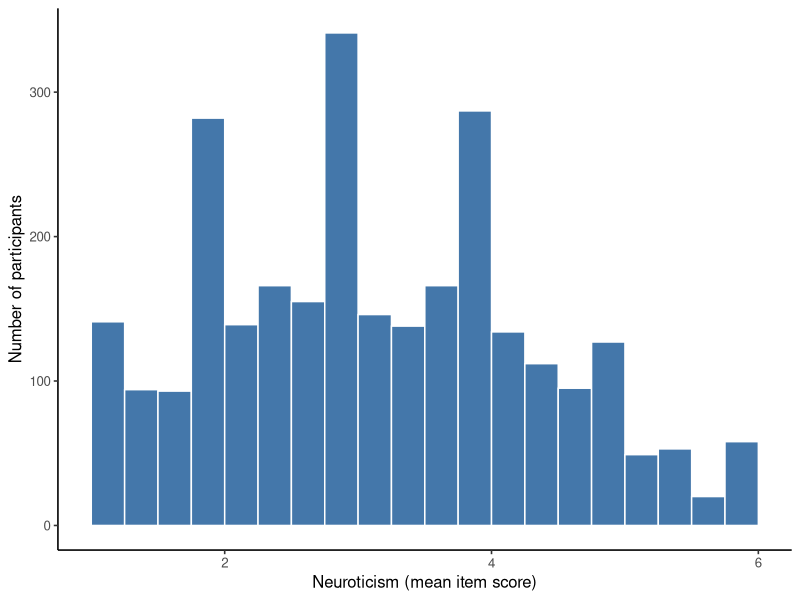
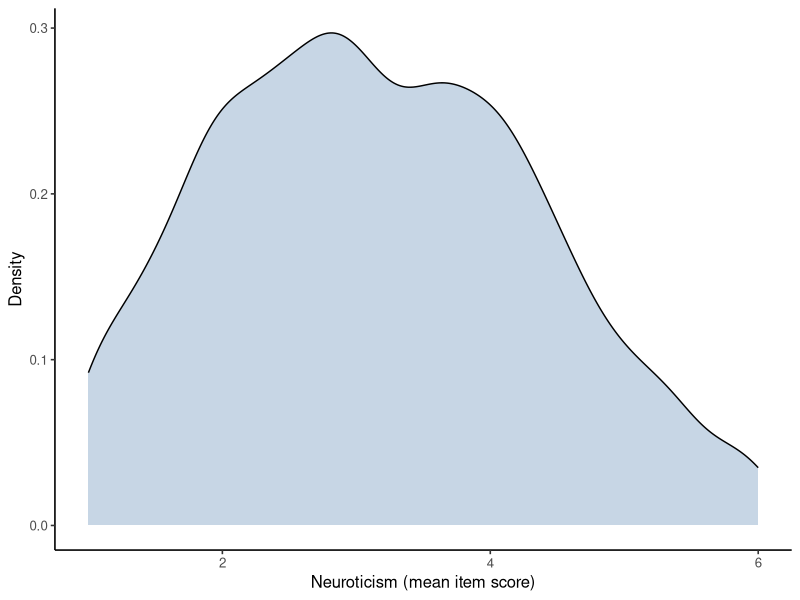
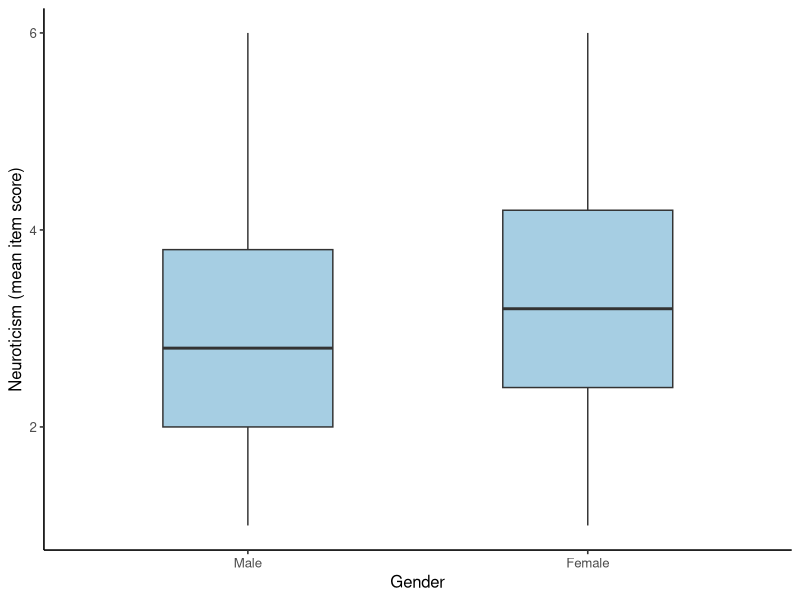
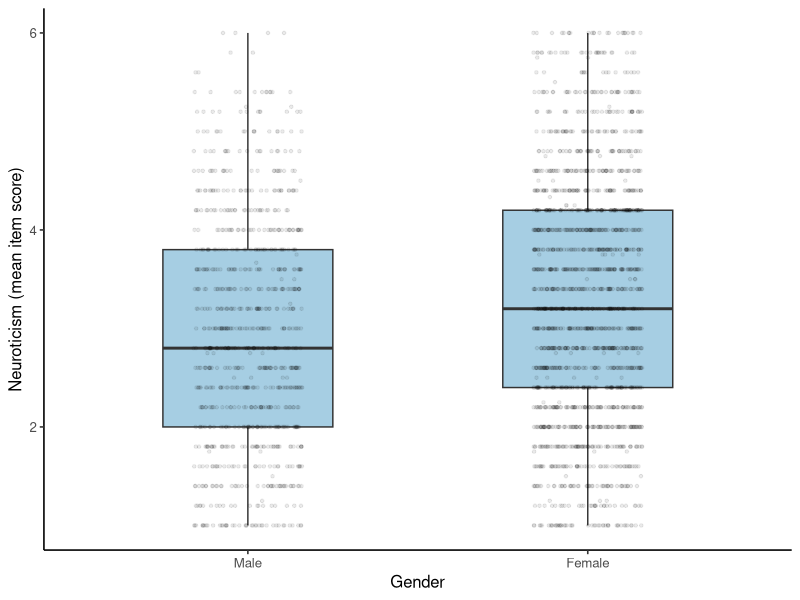
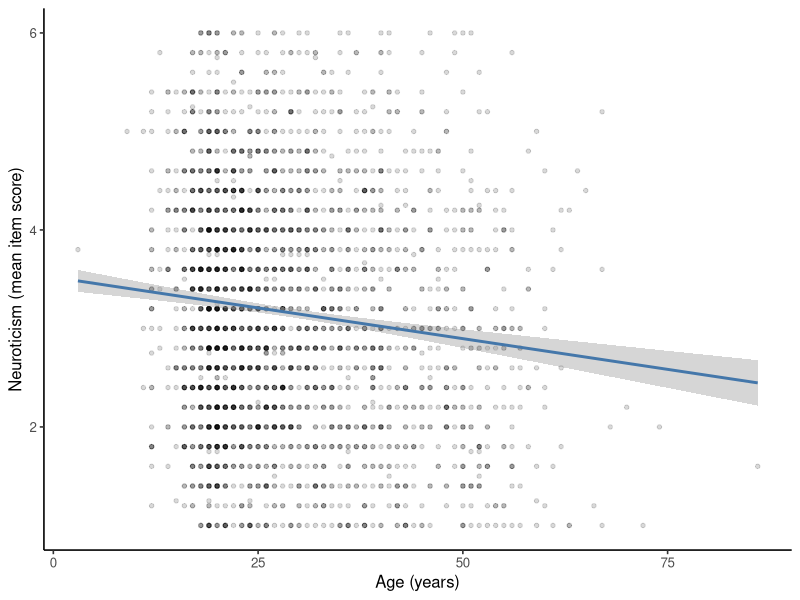
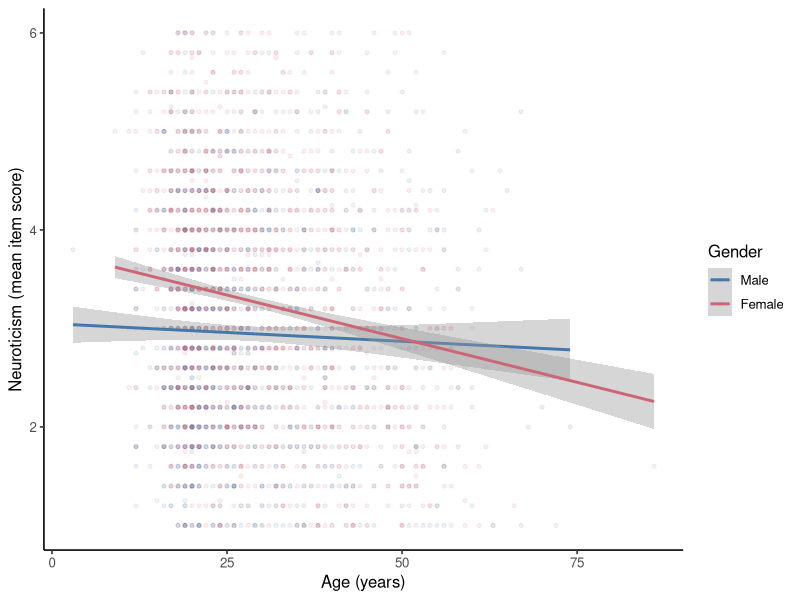
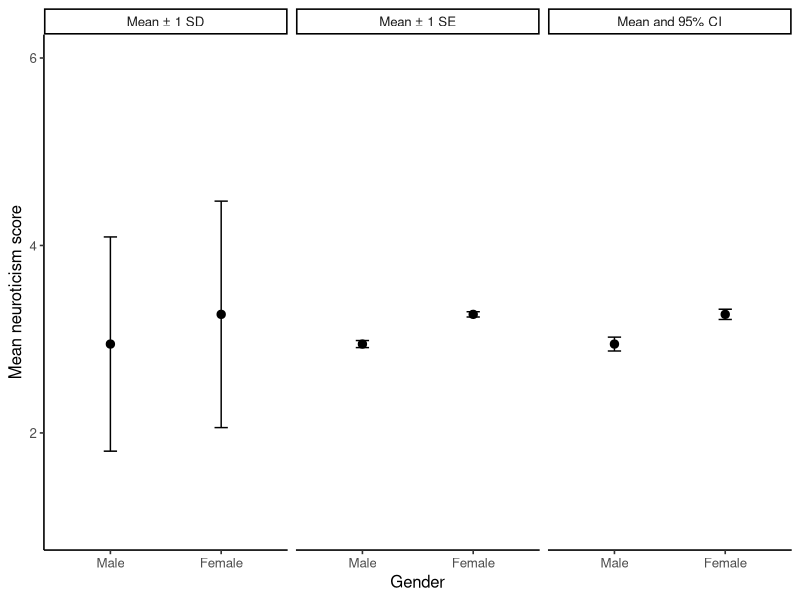
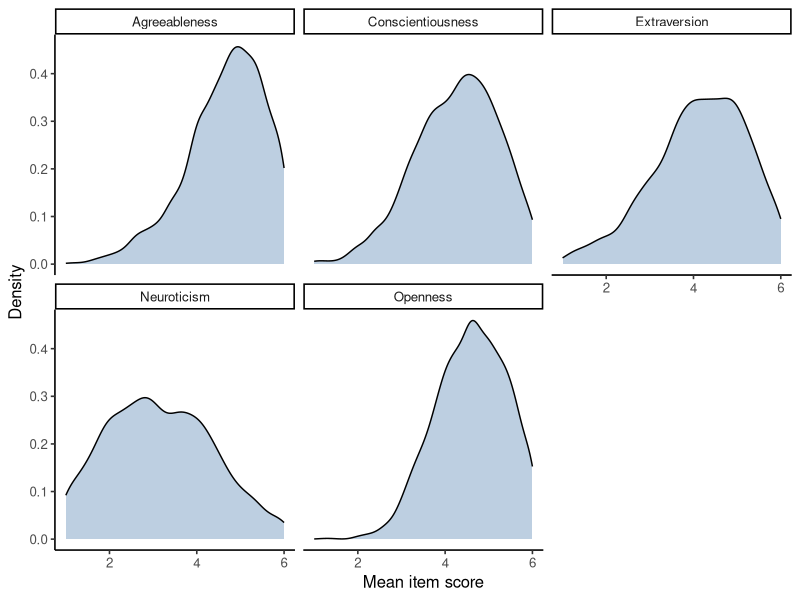

These charts were generated, in order, by the following R code:
# DATA VISUALIZATION WORKSHOP — 90-minute practical
# Dataset: psych::bfi | Packages: psych, ggplot2, dplyr, tidyr
# Run sections in order. Lines marked CHALLENGE invite participants to edit code.
# Install packages ONCE (uncomment if needed):
# install.packages(c("psych", "ggplot2", "dplyr", "tidyr"))

# ================================================================
# 0–10 MIN | 1. Load and inspect the data
# ================================================================
library(psych)
library(ggplot2)
library(dplyr)
library(tidyr)

data("bfi", package = "psych")
bfi_raw <- as_tibble(bfi)
glimpse(bfi_raw)
summary(select(bfi_raw, age, gender, N1, A1))
# BFI: 2,800 records, 25 Big Five items (1–6), age, gender, education.
# Original gender coding: 1 = male, 2 = female.

# ================================================================
# 10–20 MIN | 2. Reverse-code and calculate scale scores
# ================================================================
# For six-point items, reverse coding is 7 - response.
# We retain the original items and create new reverse-scored columns.
bfi_scored <- bfi_raw %>%
  mutate(
    A1_R = 7 - A1,
    C4_R = 7 - C4,
    C5_R = 7 - C5,
    E1_R = 7 - E1,
    E2_R = 7 - E2,
    O2_R = 7 - O2,
    O5_R = 7 - O5,
    Gender = factor(gender, levels = c(1, 2), labels = c("Male", "Female"))
  )

# Scale scores require at least three of five items to be answered.
# This is a transparent teaching rule, not a claim about an official
# scoring requirement; follow your own instrument's scoring manual.
mean_if_3 <- function(x) {
  answered <- rowSums(!is.na(x))
  score <- rowMeans(x, na.rm = TRUE)
  score[answered < 3] <- NA_real_
  score
}

bfi_scored <- bfi_scored %>%
  mutate(
    Agreeableness = mean_if_3(pick(A1_R, A2, A3, A4, A5)),
    Conscientiousness = mean_if_3(pick(C1, C2, C3, C4_R, C5_R)),
    Extraversion = mean_if_3(pick(E1_R, E2_R, E3, E4, E5)),
    Neuroticism = mean_if_3(pick(N1, N2, N3, N4, N5)),
    Openness = mean_if_3(pick(O1, O2_R, O3, O4, O5_R))
  )

summary(select(bfi_scored, Agreeableness, Conscientiousness,
               Extraversion, Neuroticism, Openness))
# CHALLENGE: Why is A1 reversed, but N1 is not?

# ================================================================
# 20–30 MIN | 3. Distribution of scale scores
# ================================================================
p_hist <- ggplot(bfi_scored, aes(x = Neuroticism)) +
  geom_histogram(binwidth = 0.25, boundary = 1,
                 fill = "#4477AA", color = "white") +
  labs(x = "Neuroticism (mean item score)", y = "Number of participants") +
  theme_classic(base_size = 12)
print(p_hist)

p_density <- ggplot(bfi_scored, aes(x = Neuroticism)) +
  geom_density(fill = "#4477AA", alpha = 0.3, na.rm = TRUE) +
  labs(x = "Neuroticism (mean item score)", y = "Density") +
  theme_classic(base_size = 12)
print(p_density)
# CHALLENGE: Try binwidth = 0.1 and 0.5. What changes visually?

# ================================================================
# 30–40 MIN | 4. Compare groups and reveal observations
# ================================================================
p_box <- ggplot(bfi_scored, aes(x = Gender, y = Neuroticism)) +
  geom_boxplot(fill = "#A6CEE3", width = 0.5, na.rm = TRUE) +
  labs(x = "Gender", y = "Neuroticism (mean item score)") +
  theme_classic(base_size = 12)
print(p_box)

set.seed(42)  # reproducible placement of jittered points
p_jitter <- ggplot(bfi_scored, aes(x = Gender, y = Neuroticism)) +
  geom_boxplot(fill = "#A6CEE3", width = 0.5,
               outlier.shape = NA, na.rm = TRUE) +
  geom_jitter(width = 0.16, height = 0, alpha = 0.08,
              size = 0.9, na.rm = TRUE) +
  labs(x = "Gender", y = "Neuroticism (mean item score)") +
  theme_classic(base_size = 12)
print(p_jitter)
# CHALLENGE: Replace geom_boxplot(...) with geom_violin(...).

# ================================================================
# 40–50 MIN | 5. Age and Neuroticism
# ================================================================
p_scatter <- ggplot(bfi_scored, aes(x = age, y = Neuroticism)) +
  geom_point(alpha = 0.15, size = 1.2, na.rm = TRUE) +
  geom_smooth(method = "lm", formula = y ~ x, se = TRUE,
              color = "#4477AA", na.rm = TRUE) +
  labs(x = "Age (years)", y = "Neuroticism (mean item score)") +
  theme_classic(base_size = 12)
print(p_scatter)

p_scatter_groups <- ggplot(
  filter(bfi_scored, !is.na(Gender)),
  aes(x = age, y = Neuroticism, color = Gender)
) +
  geom_point(alpha = 0.10, size = 1.1, na.rm = TRUE) +
  geom_smooth(method = "lm", formula = y ~ x, se = TRUE,
              na.rm = TRUE) +
  scale_color_manual(values = c("Male" = "#4477AA",
                                "Female" = "#CC6677")) +
  labs(x = "Age (years)", y = "Neuroticism (mean item score)",
       color = "Gender") +
  theme_classic(base_size = 12)
print(p_scatter_groups)
# CHALLENGE: What happens when color = Gender is moved outside aes()?
# (Try it, then undo the change.)

# ================================================================
# 50–60 MIN | 6. Mean and error bars: SD, SE, 95% CI
# ================================================================
bfi_summary <- bfi_scored %>%
  filter(!is.na(Gender), !is.na(Neuroticism)) %>%
  group_by(Gender) %>%
  summarise(
    n = n(),
    Mean = mean(Neuroticism),
    SD = sd(Neuroticism),
    SE = SD / sqrt(n),
    CI_halfwidth = qt(0.975, df = n - 1) * SE,
    .groups = "drop"
  )
print(bfi_summary)

# Make three panels using a common y-axis and error-bar construction.
error_data <- bfi_summary %>%
  select(Gender, Mean, SD, SE, CI_halfwidth) %>%
  pivot_longer(cols = c(SD, SE, CI_halfwidth),
               names_to = "Error_type", values_to = "Halfwidth") %>%
  mutate(Error_type = factor(
    Error_type,
    levels = c("SD", "SE", "CI_halfwidth"),
    labels = c("Mean ± 1 SD", "Mean ± 1 SE", "Mean and 95% CI")
  ))

p_errors <- ggplot(error_data, aes(x = Gender, y = Mean)) +
  geom_point(size = 2.5) +
  geom_errorbar(aes(ymin = Mean - Halfwidth, ymax = Mean + Halfwidth),
                width = 0.12) +
  facet_wrap(~ Error_type, nrow = 1) +
  coord_cartesian(ylim = c(1, 6)) +
  labs(x = "Gender", y = "Mean neuroticism score") +
  theme_classic(base_size = 12)
print(p_errors)
# DISCUSS: SD = spread of individuals; SE/CI = precision of group means.
# Overlap/nonoverlap of two group CIs is NOT itself a formal test of the difference.

# ================================================================
# 60–85 MIN | 7. Work with your own data (or optional BFI challenge)
# ================================================================
# Before workshop: participants bring an analysis-ready CSV file.
# Uncomment and update the path as needed:
# my_data <- read.csv(file.choose())
# str(my_data)
# names(my_data)
# summary(my_data)

# REPLACE variable names below with those in your own dataset:
# p_my_plot <- ggplot(my_data, aes(x = predictor, y = outcome)) +
#   geom_point(alpha = 0.4) +
#   geom_smooth(method = "lm", formula = y ~ x, se = TRUE) +
#   labs(x = "Predictor (units)", y = "Outcome (units)") +
#   theme_classic(base_size = 12)
# print(p_my_plot)

# OPTIONAL BFI CHALLENGE: Compare distributions of all five traits.
bfi_long <- bfi_scored %>%
  pivot_longer(
    cols = c(Agreeableness, Conscientiousness, Extraversion,
             Neuroticism, Openness),
    names_to = "Trait", values_to = "Score"
  )

p_facets <- ggplot(bfi_long, aes(x = Score)) +
  geom_density(fill = "#4477AA", alpha = 0.35, na.rm = TRUE) +
  facet_wrap(~ Trait, ncol = 3) +
  labs(x = "Mean item score", y = "Density") +
  theme_classic(base_size = 12)
print(p_facets)
# CHALLENGE: Add fill = Gender inside aes(), using bfi_long, and
# position legends / transparency for a readable group comparison.

# ================================================================
# 85–90 MIN | 8. Export and reflect
# ================================================================
ggsave("BFI_age_neuroticism.png", plot = p_scatter_groups,
       width = 6, height = 4, units = "in", dpi = 300)
ggsave("BFI_age_neuroticism.pdf", plot = p_scatter_groups,
       width = 6, height = 4, units = "in")
# CHECK: Can a reader understand your axes, units, groups, and uncertainty?
# Journal figures may have specific format/resolution requirements.
